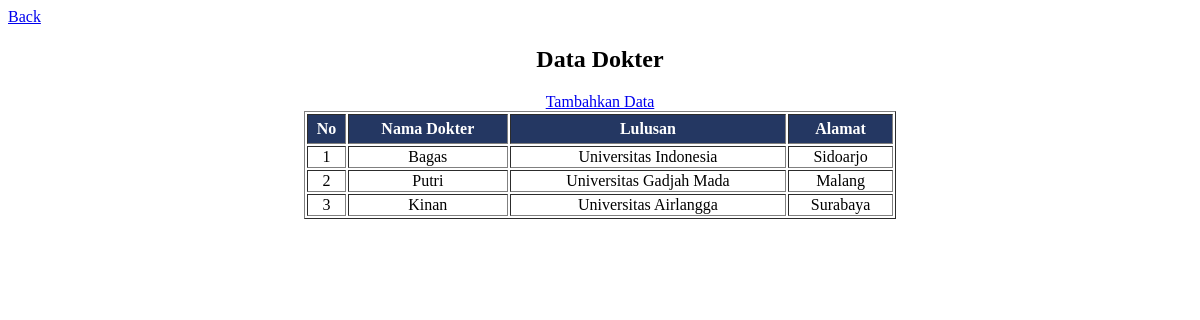
/view_dokter.php, run on the app's committed database.
### tables this page shows
CREATE TABLE `dokter` (
  `id_dokter` int(11) NOT NULL,
  `nama_dokter` varchar(500) NOT NULL,
  `lulusan` varchar(500) NOT NULL,
  `alamat` varchar(500) DEFAULT NULL
);

### view_dokter.php (the view, shortened to what this page needs)
<html>
<link rel="stylesheet" href="style.css" />
<head></head>
    <body>
         <a href="home.php" >Back</a>
        <center>
        <h2 class="title">Data Dokter</h2>
        <table width=50% border="1">
            <tr class="c">
                <th>No</th>
                <th>Nama Dokter</th>
                <th>Lulusan</th>
                <th>Alamat</th>
            </tr>
            <a href="add-dokter.php">Tambahkan Data</a>
            <?php
            include "koneksi.php";
            $query_mysql = mysqli_query($host, "SELECT * FROM dokter");
            while ($data = mysqli_fetch_array($query_mysql)) {
                ?>
                <tr align="center">
                    <td>
                        <?php echo $data['id_dokter']; ?>
                    </td>
                    <td>
                        <?php echo $data['nama_dokter']; ?>
                    </td>
                    <td>
                        <?php echo $data['lulusan']; ?>
                    </td>
                    <td>
                        <?php echo $data['alamat']; ?>
                    </td>
                </tr>
            <?php } ?>
        </table>
    </body>
</html>

### style.css (style rules this page uses)
.c { background-color: #243762; color: white; height: 30; }

### data on the page
dokter: id_dokter "1", nama_dokter "Bagas", lulusan "Universitas Indonesia", alamat "Sidoarjo"
dokter: id_dokter "2", nama_dokter "Putri", lulusan "Universitas Gadjah Mada", alamat "Malang"
dokter: id_dokter "3", nama_dokter "Kinan", lulusan "Universitas Airlangga", alamat "Surabaya"
